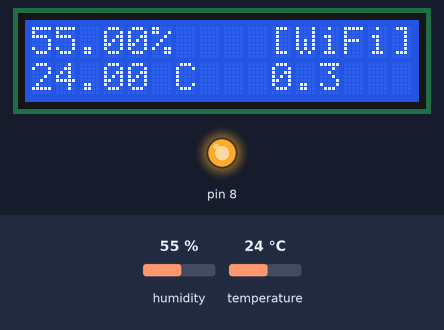
A sketch run on a simulated Arduino Uno, built with avr-gcc and run on an emulated ATmega328P. Shown: 16×2 character LCD, output pins drawn as LEDs (lit = HIGH). Inputs (shaded band) come from the test bench; at power-on: humidity 55 %, temperature 24 °C. The modem accepts every AT command (registered, SIM ready, sends succeed) and sends nothing else.

Above: at 2.8 s.
2.9 s: humidity set to 22 %
At 12.9 s:
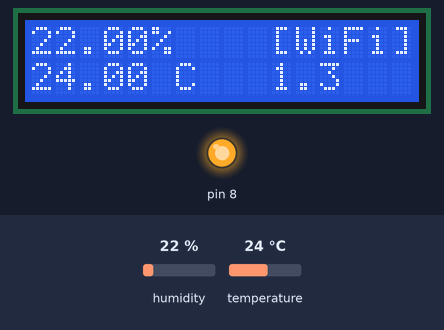
13.3 s: temperature set to 12 °C
At 23.2 s:
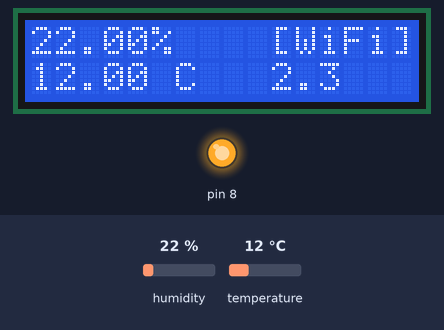
23.5 s: humidity set to 40 %
At 32.6 s:
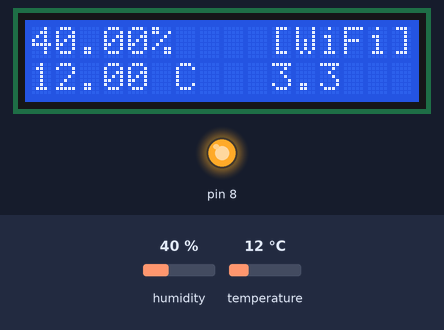
33.6 s: temperature set to 19 °C
At 43.0 s:
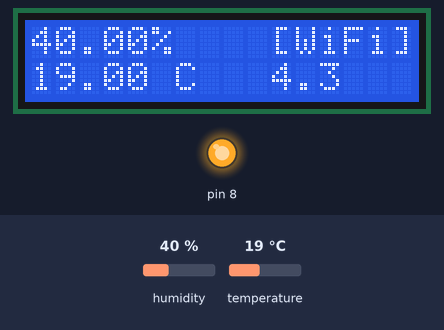
Timing chart, 0 to 44.5 s (numbered marks = the images above; inputs shaded):
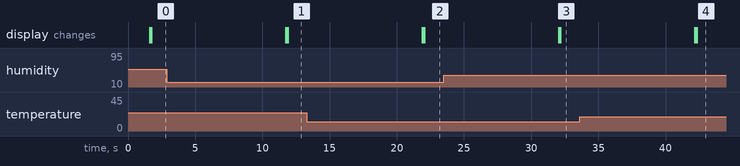

The sketch:

script.ino
```cpp
#include <Wire.h>
#include <LiquidCrystal_I2C.h>
#include <SoftwareSerial.h>
#include <DHT.h>

LiquidCrystal_I2C lcd(0x27, 16, 2);

#define DHTPIN 5
#define DHTTYPE DHT22

DHT dht(DHTPIN, DHTTYPE);

float humidity;
float temperature;

int cycles = 0;
int step = 0;
boolean wifi_connected = false;

String SSID = "Fraga Valcarcel 2.4";        // AP NAME
String PASS = "Ctn120330";  // AP PASSWORD
String API = "PXSTSNG9RTFLQUR8";       // Write API KEY
String HOST = "api.thingspeak.com";
String PORT = "80";
int countTrueCommand = 0;
int countTimeCommand = 0;
boolean found = false;
int valSensor = 1;
SoftwareSerial esp8266(2, 3); // RX, TX


void setup() {
  pinMode(8, OUTPUT);
  Serial.begin(9600);
  lcd.begin();
  lcd.backlight();
  lcd.print("Tamo activo bby");
  dht.begin();
  esp8266.begin(115200);
  delay(1000);
  setup_shield();
  delay(100);
  manage_wifi();

  getSensorData();
  refresh_lcd();
}

void loop() {
  step = 0;
  update_step();
  manage_wifi();
  update_step();
  getSensorData();
  refresh_lcd();
  update_step();
  manage_host_connection();
  cycles++;
  delay(10 * 1000);
}

void getSensorData() {
  humidity = dht.readHumidity();
  temperature = dht.readTemperature();
  if (isnan(humidity) || isnan(temperature)) {
    // Serial.println("Error reading dht22 data");
    return;
  }
  // Serial.print("Humidity: ");
  // Serial.print(humidity);
  // Serial.print("% ");
  // Serial.print("Temperature: ");
  // Serial.print(temperature);
  // Serial.println(" °C");
}

void manage_host_connection() {
  if (!wifi_connected) return;
  if (cycles < 100) return;
  cycles = 0;

  String getData = "GET /update?api_key=" + API + "&" + "field2=" + humidity + "&field3=" + temperature;
  sendCommand("AT+CIPMUX=1", 5, "OK");
  sendCommand("AT+CIPSTART=0,\"TCP\",\"" + HOST + "\"," + PORT, 15, "OK");
  sendCommand("AT+CIPSEND=0," + String(getData.length() + 4), 4, ">");

  lcd.setCursor(13,1);
  lcd.print("Req");
  esp8266.println(getData);
  lcd.print("   ");
  delay(1500);
  countTrueCommand++;
  sendCommand("AT+CIPCLOSE=0", 5, "OK");
}

void manage_wifi() {
  wifi_connected = sendCommand("AT+CWSTATE?", 20, "OK");
  if (wifi_connected) {
    digitalWrite(8, HIGH);
    // Serial.println("Succesfully connected to " + SSID);
  }
  else {
    digitalWrite(8, LOW);
    wifi_connected = sendCommand("AT+CWJAP=\"" + SSID + "\",\"" + PASS + "\"", 20, "OK");
    if (wifi_connected) digitalWrite(8, HIGH);
  }
}

void setup_shield() {
  sendCommand("AT", 5, "OK");
  sendCommand("AT+RST", 5, "OK");
  sendCommand("AT+CWMODE=1", 5, "OK");
}

boolean sendCommand(String command, int maxTime, char readReplay[]) {
  found = false;
  // Serial.print(countTrueCommand);
  // Serial.print(". at command => ");
  // Serial.print(command);
  // Serial.print(" ");
  while (countTimeCommand < (maxTime * 1)) {
    esp8266.println(command);      //at+cipsend
    delay(100);
    if (esp8266.find(readReplay))  //ok
    {
      found = true;
      break;
    }
    countTimeCommand++;
  }

  if (found == true) {
    // Serial.println("[OYI]");
    countTrueCommand++;
    countTimeCommand = 0;
  }

  if (found == false) {
    // Serial.println("[Fail]");
    countTrueCommand = 0;
    countTimeCommand = 0;
  }

  return found;
}

void printESP () {
  if (esp8266.available()) {
    // Serial.println(char(esp8266.read()));
  }
}

void refresh_lcd() {
  String line_1 = String(humidity) + "%";
  String line_2 = String(temperature) + " C";
  if (isnan(humidity)) {
    String line_1 = "Error";
  }
  if (isnan(temperature)) {
    String line_2 = "Error";
  }
  const char* char_line_1 = line_1.c_str();
  const char* char_line_2 = line_2.c_str();
  lcd.clear();
  lcd.setCursor(0, 0);
  lcd.print(line_1);
  lcd.setCursor(0,1);
  lcd.print(line_2);
  lcd.setCursor(10, 0);
  if (wifi_connected) {
    lcd.print("[WiFi]");
  } else {
    lcd.print("[xxxx]");
  }
}

void update_step() {
  step++;
  lcd.setCursor(10, 1);
  if (cycles >= 10 and cycles <= 99) lcd.setCursor(9, 1);
  if (cycles >= 100) lcd.setCursor(8, 1);
  lcd.print(cycles);
  lcd.print(".");
  lcd.print(step);
}
```
